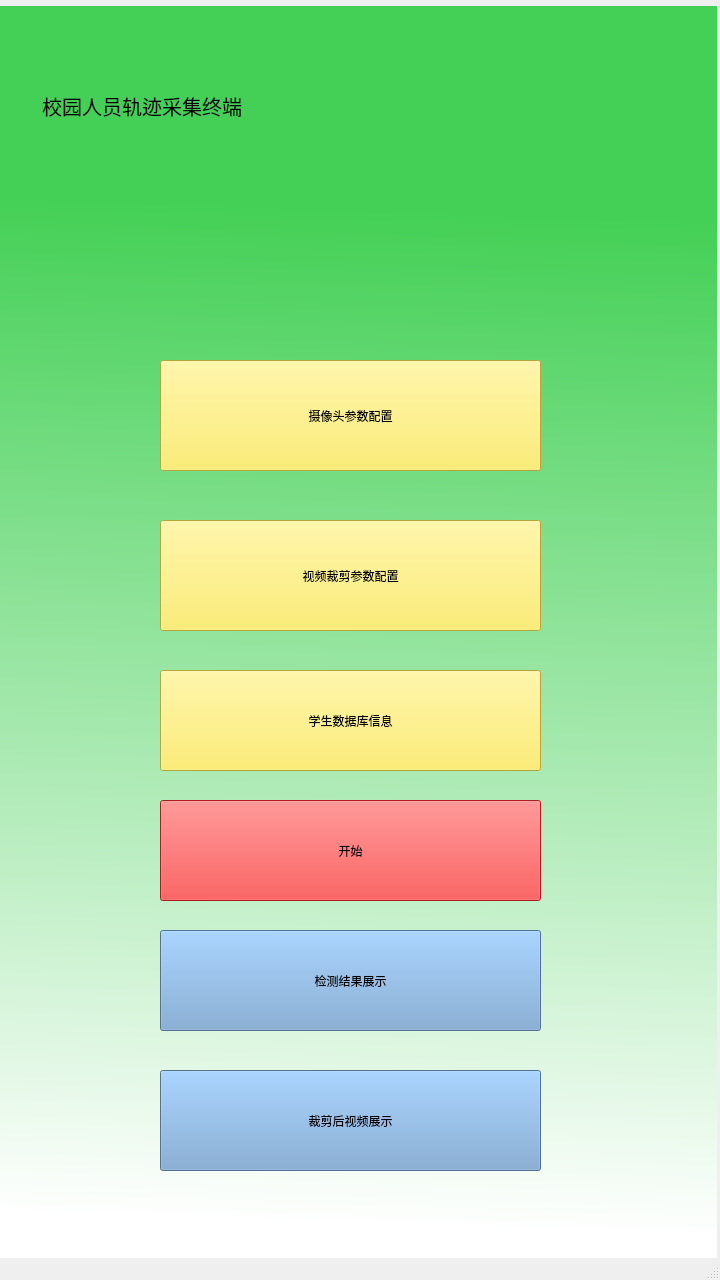
<?xml version="1.0" encoding="UTF-8"?>
<ui version="4.0">
 <class>MainWindow</class>
 <widget class="QMainWindow" name="MainWindow">
  <property name="geometry">
   <rect>
    <x>0</x>
    <y>0</y>
    <width>720</width>
    <height>1280</height>
   </rect>
  </property>
  <property name="maximumSize">
   <size>
    <width>720</width>
    <height>1280</height>
   </size>
  </property>
  <property name="windowTitle">
   <string>MainWindow</string>
  </property>
  <property name="styleSheet">
   <string notr="true"/>
  </property>
  <widget class="QWidget" name="centralWidget">
   <widget class="QPushButton" name="pushButton">
    <property name="geometry">
     <rect>
      <x>160</x>
      <y>520</y>
      <width>381</width>
      <height>111</height>
     </rect>
    </property>
    <property name="styleSheet">
     <string notr="true">background-color: rgb(252, 233, 79);</string>
    </property>
    <property name="text">
     <string>视频裁剪参数配置</string>
    </property>
   </widget>
   <widget class="QPushButton" name="pushButton_2">
    <property name="geometry">
     <rect>
      <x>160</x>
      <y>800</y>
      <width>381</width>
      <height>101</height>
     </rect>
    </property>
    <property name="styleSheet">
     <string notr="true">background-color: rgb(239, 41, 41);</string>
    </property>
    <property name="text">
     <string>开始</string>
    </property>
   </widget>
   <widget class="QLabel" name="label">
    <property name="geometry">
     <rect>
      <x>20</x>
      <y>40</y>
      <width>631</width>
      <height>131</height>
     </rect>
    </property>
    <property name="font">
     <font>
      <pointsize>15</pointsize>
     </font>
    </property>
    <property name="text">
     <string>    校园人员轨迹采集终端</string>
    </property>
   </widget>
   <widget class="QLabel" name="label_2">
    <property name="geometry">
     <rect>
      <x>-4</x>
      <y>6</y>
      <width>721</width>
      <height>1281</height>
     </rect>
    </property>
    <property name="styleSheet">
     <string notr="true">background-color: qlineargradient(spread:pad, x1:0.490155, y1:0.159, x2:0.474, y2:0.954545, stop:0 rgba(68, 208, 86, 255), stop:1 rgba(255, 255, 255, 255));</string>
    </property>
    <property name="text">
     <string/>
    </property>
   </widget>
   <widget class="QPushButton" name="pushButton_3">
    <property name="geometry">
     <rect>
      <x>160</x>
      <y>670</y>
      <width>381</width>
      <height>101</height>
     </rect>
    </property>
    <property name="styleSheet">
     <string notr="true">background-color: rgb(252, 233, 79);</string>
    </property>
    <property name="text">
     <string>学生数据库信息</string>
    </property>
   </widget>
   <widget class="QPushButton" name="pushButton_4">
    <property name="geometry">
     <rect>
      <x>160</x>
      <y>930</y>
      <width>381</width>
      <height>101</height>
     </rect>
    </property>
    <property name="styleSheet">
     <string notr="true">background-color: rgb(114, 159, 207);</string>
    </property>
    <property name="text">
     <string>检测结果展示</string>
    </property>
   </widget>
   <widget class="QPushButton" name="pushButton_5">
    <property name="geometry">
     <rect>
      <x>160</x>
      <y>1070</y>
      <width>381</width>
      <height>101</height>
     </rect>
    </property>
    <property name="styleSheet">
     <string notr="true">background-color: rgb(114, 159, 207);</string>
    </property>
    <property name="text">
     <string>裁剪后视频展示</string>
    </property>
   </widget>
   <widget class="QPushButton" name="pushButton_6">
    <property name="geometry">
     <rect>
      <x>160</x>
      <y>360</y>
      <width>381</width>
      <height>111</height>
     </rect>
    </property>
    <property name="styleSheet">
     <string notr="true">background-color: rgb(252, 233, 79);</string>
    </property>
    <property name="text">
     <string>摄像头参数配置</string>
    </property>
   </widget>
   <zorder>label_2</zorder>
   <zorder>pushButton</zorder>
   <zorder>pushButton_2</zorder>
   <zorder>label</zorder>
   <zorder>pushButton_3</zorder>
   <zorder>pushButton_4</zorder>
   <zorder>pushButton_5</zorder>
   <zorder>pushButton_6</zorder>
  </widget>
  <widget class="QStatusBar" name="statusBar"/>
 </widget>
 <layoutdefault spacing="6" margin="11"/>
 <resources/>
 <connections>
  <connection>
   <sender>pushButton</sender>
   <signal>clicked()</signal>
   <receiver>MainWindow</receiver>
   <slot>close()</slot>
   <hints>
    <hint type="sourcelabel">
     <x>284</x>
     <y>711</y>
    </hint>
    <hint type="destinationlabel">
     <x>583</x>
     <y>717</y>
    </hint>
   </hints>
  </connection>
 </connections>
 <slots>
  <signal>signal1()</signal>
  <slot>slot1()</slot>
 </slots>
</ui>
